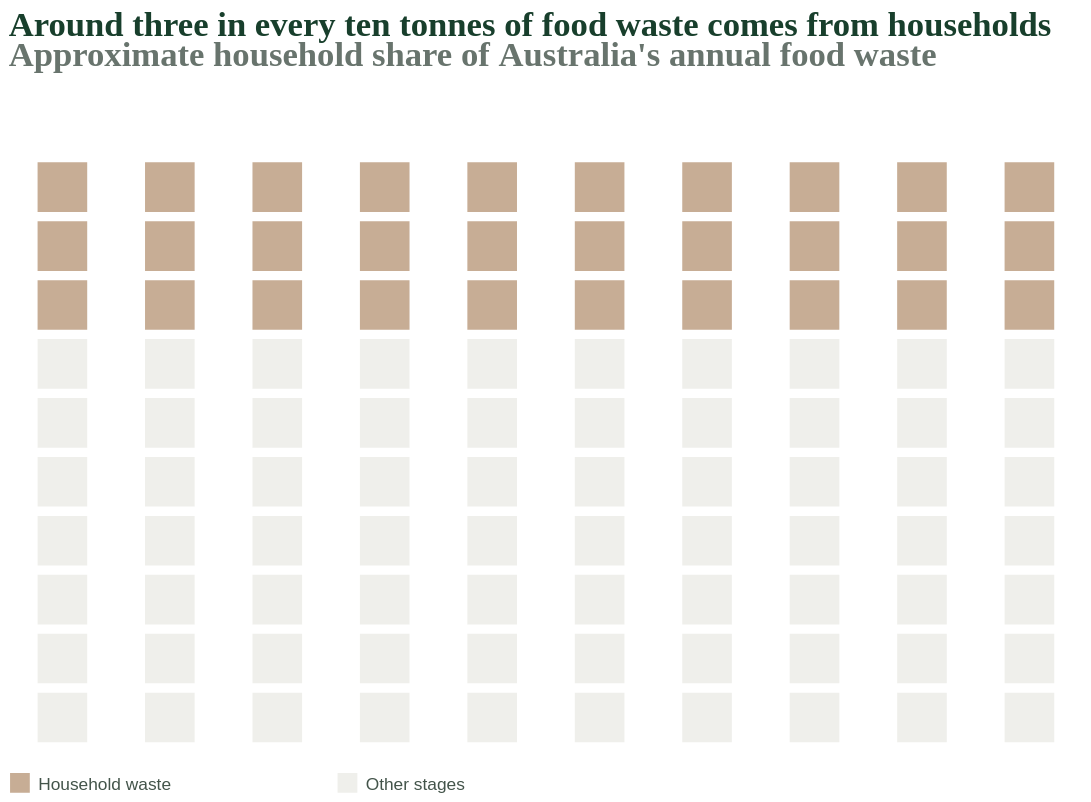

This figure's Vega-Lite source:
### Vega-Lite specification from a JSON file in a GitHub repository (floating-point values rounded to 4 significant figures)
{"$schema": "https://vega.github.io/schema/vega-lite/v5.json", "width": 620, "height": 340, "title": {"text": "Around three in every ten tonnes of food waste comes from households", "subtitle": "Approximate household share of Australia's annual food waste", "anchor": "start", "font": "Manrope", "fontSize": 20, "fontWeight": 700, "color": "#183f2c", "subtitleFont": "Source Sans 3", "subtitleFontSize": 13, "subtitleFontWeight": 400, "subtitleColor": "#68746d", "offset": 50}, "data": {"sequence": {"start": 1, "stop": 101, "as": "square"}}, "transform": [{"calculate": "(datum.square - 1) % 10", "as": "column"}, {"calculate": "floor((datum.square - 1) / 10)", "as": "row"}, {"calculate": "datum.square <= 30 ? 'Household waste' : 'Other stages'", "as": "group"}], "mark": {"type": "square", "size": 820, "cornerRadius": 3}, "encoding": {"x": {"field": "column", "type": "ordinal", "axis": null}, "y": {"field": "row", "type": "ordinal", "sort": "ascending", "axis": null}, "color": {"field": "group", "type": "nominal", "scale": {"domain": ["Household waste", "Other stages"], "range": ["#b08a68", "#e8e9e3"]}, "legend": {"title": null, "orient": "bottom", "direction": "horizontal", "columns": 2, "symbolType": "square", "symbolSize": 130, "labelFont": "Source Sans 3", "labelFontSize": 12, "labelColor": "#43544a", "labelLimit": 200, "columnPadding": 28, "offset": 14}}, "tooltip": [{"field": "group", "type": "nominal", "title": null}]}, "config": {"background": "#ffffff", "view": {"stroke": null}}}
